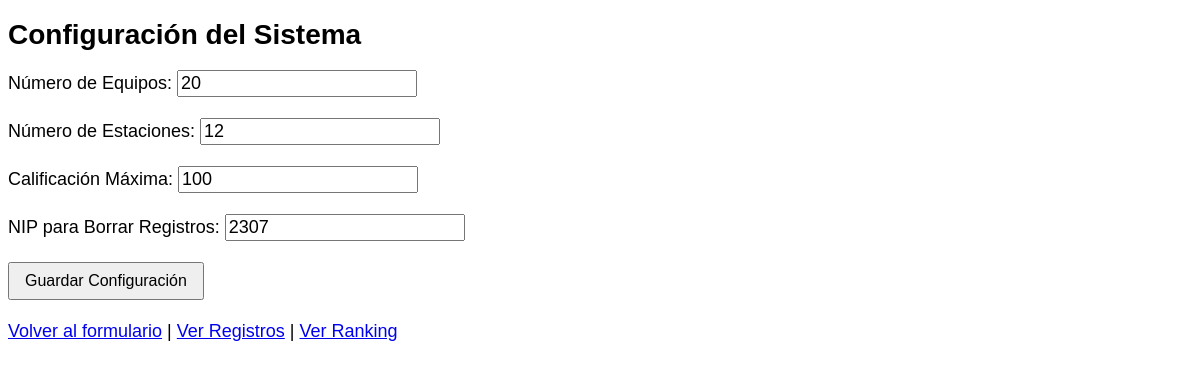
/configuracion, run on the app's committed database.
### tables this page shows
CREATE TABLE Configuracion (
            id INTEGER PRIMARY KEY AUTOINCREMENT,
            numero_equipos INTEGER DEFAULT 10,
            numero_estaciones INTEGER DEFAULT 5,
            calificacion_maxima INTEGER DEFAULT 100
        , nip_borrado TEXT DEFAULT '2307');

### app.py (the view, shortened to what this page needs)
@app.route('/configuracion', methods=['GET', 'POST'])
def configuracion():
    conn = sqlite3.connect('equipos.db')
    cursor = conn.cursor()
    mensaje = ""
    cursor.execute('SELECT * FROM Configuracion LIMIT 1')
    configuracion_actual = cursor.fetchone()
    conn.close()
    return render_template('configuracion.html', configuracion=configuracion_actual, mensaje=mensaje)

### templates/configuracion.html (shortened to what this page needs)
<!DOCTYPE html>
<html lang="es">
<head>
</head>
<body>
  <h1>Configuración del Sistema</h1>
  <form action="/configuracion" method="POST">
    <label for="numero_equipos">Número de Equipos:</label>
    <input type="number" id="numero_equipos" name="numero_equipos" value="{{ configuracion[1] }}" required>
    <br><br>
    <label for="numero_estaciones">Número de Estaciones:</label>
    <input type="number" id="numero_estaciones" name="numero_estaciones" value="{{ configuracion[2] }}" required>
    <br><br>
    <label for="calificacion_maxima">Calificación Máxima:</label>
    <input type="number" id="calificacion_maxima" name="calificacion_maxima" value="{{ configuracion[3] }}" required>
    <br><br>
    <label for="nip_borrado">NIP para Borrar Registros:</label>
    <input type="text" id="nip_borrado" name="nip_borrado" value="{{ configuracion[4] }}" required>
    <br><br>
    <button type="submit">Guardar Configuración</button>
  </form>
  <br>
  <a href="/">Volver al formulario</a> |
  <a href="/registros">Ver Registros</a> |
  <a href="/ranking">Ver Ranking</a>
</body>
</html>

### templates/configuracion.html (style rules this page uses)
body { font-size: 18px; font-family: Arial, sans-serif; }
h1 { font-size: 28px; font-weight: bold; text-align: left; }
button { font-size: 16px; padding: 8px 15px; }
input, label { font-size: 18px; }

### data on the page
Configuracion: numero_equipos "20", numero_estaciones "12", calificacion_maxima "100", nip_borrado "2307"
